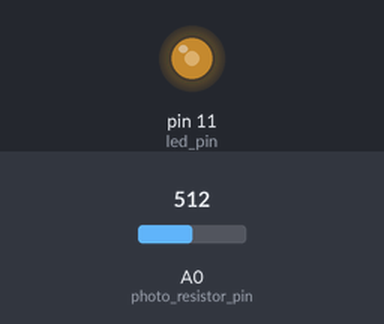
Simulated run of this sketch. Board: Arduino Uno, built with avr-gcc and run on an emulated ATmega328P. On the bench: output pins drawn as LEDs (lit = HIGH). Inputs (shaded band) come from the test bench; at power-on: A0 (photo_resistor_pin) = 512.

Above: at 1.2 s.
1.3 s: A0 (photo_resistor_pin) set to 716
At 2.3 s:
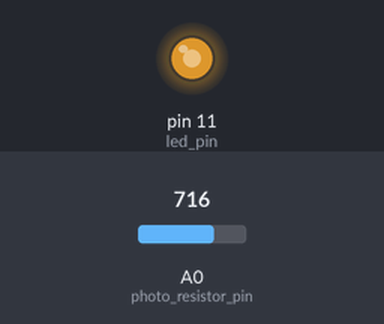
2.8 s: A0 (photo_resistor_pin) set to 900
At 3.7 s:
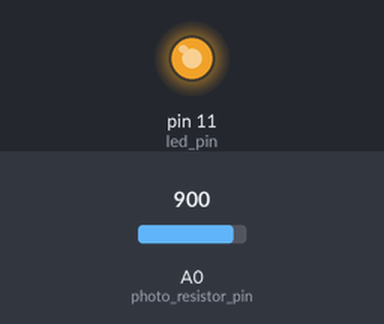
4.3 s: A0 (photo_resistor_pin) set to 122
At 4.7 s:
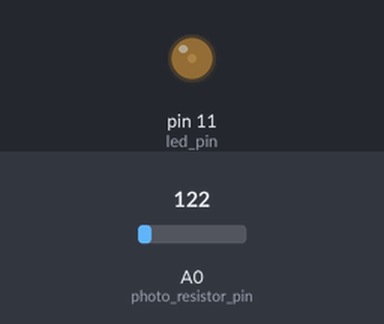
5.8 s: A0 (photo_resistor_pin) set to 0
At 6.9 s:
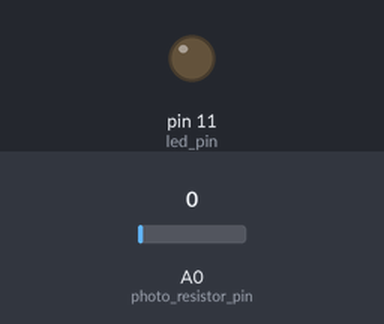
7.3 s: A0 (photo_resistor_pin) set to 511
At 8.2 s:
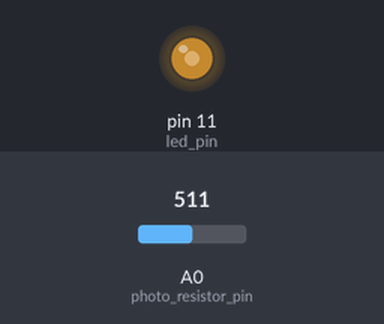
Timing chart, 0 to 9.8 s (numbered marks = the images above; inputs shaded):
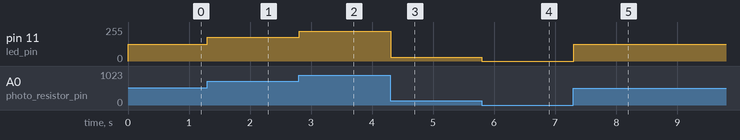

The sketch:

photo-resistor.ino
```cpp
const int led_pin = 11;
const int photo_resistor_pin = A0;

int photo_resistor_value = 0;
int led_value = 0;

void setup() {
  // put your setup code here, to run once:
  pinMode(led_pin, OUTPUT);
  pinMode(photo_resistor_pin, INPUT);
  Serial.begin(9600);
}

void loop() {
  // put your main code here, to run repeatedly:
  photo_resistor_value = analogRead(photo_resistor_pin);
  led_value = map(photo_resistor_value, 0, 1023, 0, 255);
  analogWrite(led_pin, led_value);

//  Serial.println(photo_resistor_value);
  delay(10);
}
```

Measured:
- after the input at 1.3 s, pin 11 (led_pin): 127/255 → 178/255 at once
- after the input at 2.8 s, pin 11 (led_pin): 178/255 → 224/255 at once
- after the input at 4.3 s, pin 11 (led_pin): 224/255 → 30/255 at once
- after the input at 5.8 s, pin 11 (led_pin): 30/255 → 0/255 at once
- after the input at 7.3 s, pin 11 (led_pin): 0/255 → 127/255 at once
